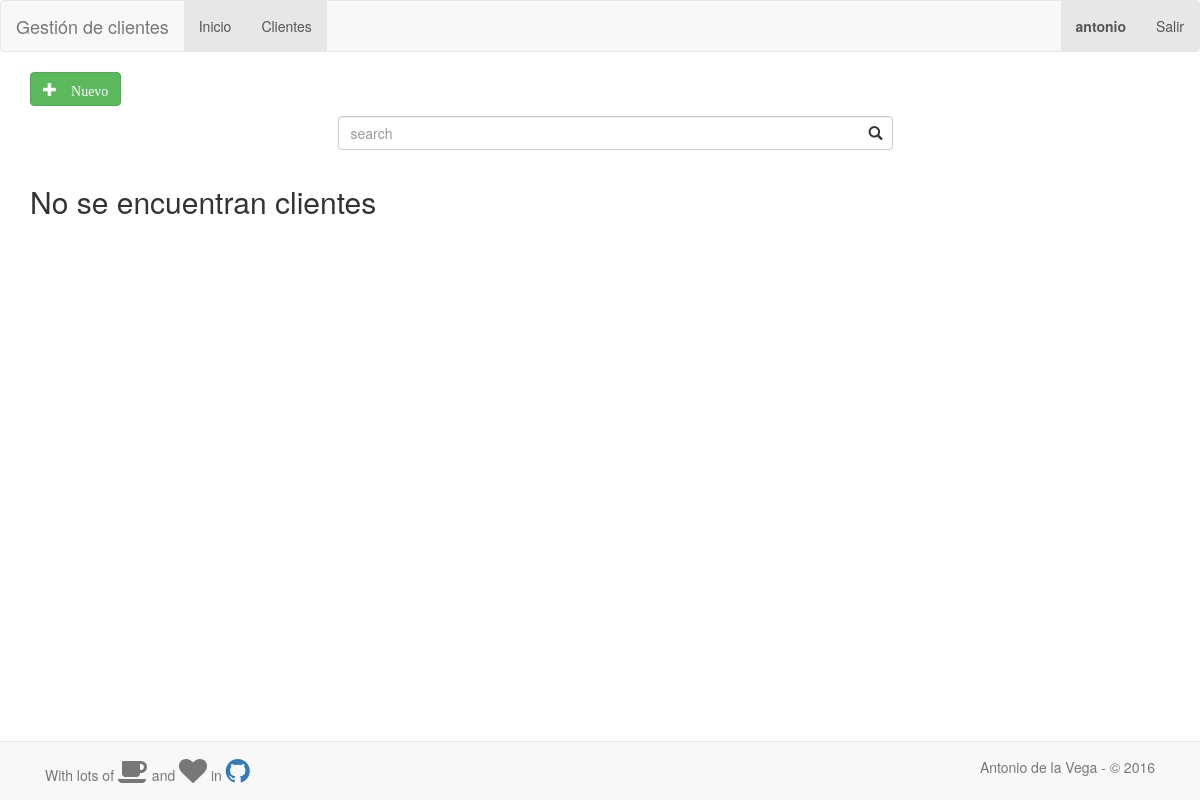
The page /clientes/ (signed in) on the database as committed earlier.
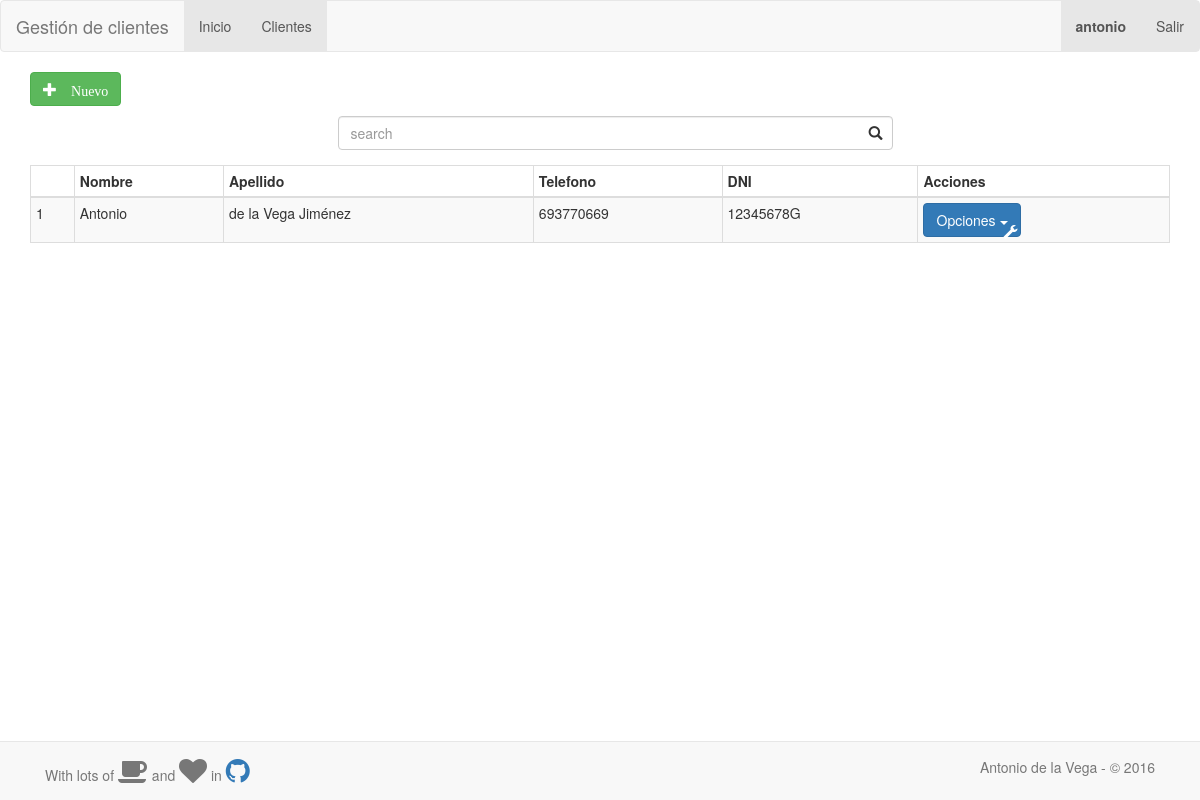
The same page on the database as committed later.
### gestion_clientes/models.py (models this page shows, shortened)
class Cliente(models.Model):
    HOMBRE = 'Hombre'
    MUJER = 'Mujer'
    NONE = 'Sin especificar'
    OPCIONES = ((HOMBRE, 'Hombre'),
                (MUJER, 'Mujer'),
                (NONE, 'Sin especificar'),)
    nombre = models.CharField(max_length=30, blank=True)
    apellidos = models.CharField(max_length=30, blank=True)
    dni = models.CharField('DNI', max_length=9)  # Mejorar
    f_nacimiento = models.DateField('Fecha de naciemiento', blank=True, null=True)
    direccion = models.CharField('Dirección', max_length=30, blank=True)
    localidad = models.CharField(max_length=20, blank=True)
    cod_postal = models.CharField('Código postal', blank=True, null=True, max_length=5)
    telefono = models.CharField(blank=True, null=True, max_length=12)
    sexo = models.CharField(max_length=16, choices=OPCIONES, default=NONE)
    foto = models.ImageField(upload_to='clientes/', null=True, blank=True)

### gestion_clientes/views.py (the view)
@login_required
def index(request):
    clientes = Cliente.objects.all()
    context = {'clientes': clientes}
    return render(request, 'gestion_clientes/index.html', context)

### gestion_clientes/templates/gestion_clientes/index.html (shortened to what this page needs)
{% extends "gestion_clientes/base.html" %} {% load bootstrap3 %} {% block title %} Clientes {% endblock %}
{% block content %}
    <form action="/clientes/alta">
        <button type="submit" class="btn btn-success "><span class="glyphicon glyphicon-plus"> Nuevo</button>
    </form>
    <div class="container">
        <div class="row">
            <div class="col-md-6 col-md-offset-3">
                <form action="/clientes/buscar" class="search-form">
                    <div class="form-group has-feedback">
                        <input type="text" class="form-control" name="search" id="search" placeholder="search">
                    </div>
                </form>
            </div>
        </div>
    </div>
    {% if clientes %}
        <table class="table table-striped table-bordered table-condensed table-responsive">
            <thead>
            <tr>
                <th></th>
                <th colspan="1">Nombre</th>
                <th colspan="1">Apellido</th>
                <th colspan="1">Telefono</th>
                <th colspan="1">DNI</th>
                <th>Acciones</th>
            </tr>
            </thead>
            <tbody
            {% for cliente in clientes %}
                <tr>
                    <td> {{ cliente.id }} </td>
                    <td> {{ cliente.nombre }} </td>
                    <td> {{ cliente.apellidos }} </td>
                    <td> {{ cliente.telefono }} </td>
                    <td> {{ cliente.dni }} </td>
                    <td>
                        <div class="btn-group">
                            <button type="button" data-toggle="dropdown" class="btn btn-primary dropdown-toggle">
                                Opciones <span class="caret glyphicon glyphicon-wrench"></span></button>
                        </div>
                    </td>
            {% endfor %}
            </tbody>
        </table>
        <br/>
        </div>
    {% else %}
        <h2> No se encuentran clientes </h2>
    {% endif %}
{% endblock %}

Rows that differ between the two databases and show on the page:
added Cliente: id "1", nombre "Antonio", apellidos "de la Vega Jiménez", telefono "693770669", dni "12345678G"
Other text that changed with them:
text no longer shown: "No se encuentran clientes"
text now shown: "Nombre Apellido Telefono DNI Acciones"
